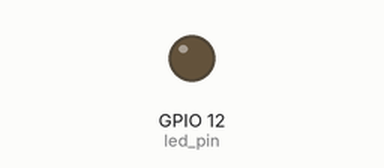
This sketch was run on a simulated ESP32. Shown: output pins drawn as LEDs (lit = HIGH). WiFi joins after 1.5 s; servers stay silent unless stated; the local clock reads 2024-03-15 10:24:30 at power-on unless the sketch sets it; the camera gives no picture; what the sketch prints to the serial monitor is not drawn.

Above: at 0.0 s.
At 1.9 s:
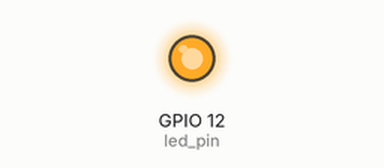
Timing chart, 0 to 3.4 s (numbered marks = the images above):
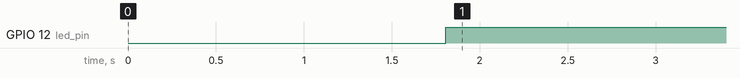

The sketch:

CameraWebServer2.ino
```cpp
#include "esp_camera.h"
#include <WiFi.h>
#include <time.h>
#include <sntp.h>


// ********* Camera and Wifi **********
#define CAMERA_MODEL_AI_THINKER // Has PSRAM
#include "camera_pins.h"
const char* ssid = "my_wifi";
const char* password = "password";


void startCameraServer();

//******** Setup NTP-server ******
const char* ntpServer1 = "pool.ntp.org";
const char* ntpServer2 = "time.nist.gov";
const long  gmtOffset_sec = 3600;
const int   daylightOffset_sec = 3600;
const char* time_zone = "CET-1CEST,M3.5.0,M10.5.0/3";


int led_pin = 12; //leds
int count;

void delayTime() {
  printLocalTime();
  count=0;
  while (count < 3600){
  count++;
  delay(1000);
  }
}

//********* GetTime from NTP-server *******
void printLocalTime()
{
  struct tm timeinfo;
  if(!getLocalTime(&timeinfo)){
    Serial.println("No time available (yet)");
    return;
  }
  Serial.println(&timeinfo, "%A, %B %d %Y %H:%M:%S");
  int timme = timeinfo.tm_hour;
  if (timme >= 8 && timme <=20){
      digitalWrite(led_pin, HIGH);
      Serial.println("Led On");
  }
  else {
      digitalWrite(led_pin, LOW);
      Serial.println("Led Off");
  }
}

void timeavailable(struct timeval *t)
{
  Serial.println("Got time adjustment from NTP!");
  printLocalTime();
}
void setup() {
 Serial.begin(115200);
 pinMode(led_pin, OUTPUT);
// ****** setup and config time *******
  sntp_set_time_sync_notification_cb( timeavailable );
  configTime(gmtOffset_sec, daylightOffset_sec, ntpServer1, ntpServer2);
  Serial.printf("Connecting to %s ", ssid);
//******* setup camera ********
  camera_config_t config;
  config.ledc_channel = LEDC_CHANNEL_0;
  config.ledc_timer = LEDC_TIMER_0;
  config.pin_d0 = Y2_GPIO_NUM;
  config.pin_d1 = Y3_GPIO_NUM;
  config.pin_d2 = Y4_GPIO_NUM;
  config.pin_d3 = Y5_GPIO_NUM;
  config.pin_d4 = Y6_GPIO_NUM;
  config.pin_d5 = Y7_GPIO_NUM;
  config.pin_d6 = Y8_GPIO_NUM;
  config.pin_d7 = Y9_GPIO_NUM;
  config.pin_xclk = XCLK_GPIO_NUM;
  config.pin_pclk = PCLK_GPIO_NUM;
  config.pin_vsync = VSYNC_GPIO_NUM;
  config.pin_href = HREF_GPIO_NUM;
  config.pin_sscb_sda = SIOD_GPIO_NUM;
  config.pin_sscb_scl = SIOC_GPIO_NUM;
  config.pin_pwdn = PWDN_GPIO_NUM;
  config.pin_reset = RESET_GPIO_NUM;
  config.xclk_freq_hz = 20000000;
  config.pixel_format = PIXFORMAT_JPEG;

  // if PSRAM IC present, init with UXGA resolution and higher JPEG quality
  //                      for larger pre-allocated frame buffer.
  if(psramFound()){
    config.frame_size = FRAMESIZE_UXGA;
    config.jpeg_quality = 10;
    config.fb_count = 2;
  } else {
    config.frame_size = FRAMESIZE_SVGA;
    config.jpeg_quality = 12;
    config.fb_count = 1;
  }

  // camera init
  esp_err_t err = esp_camera_init(&config);
  if (err != ESP_OK) {
    Serial.printf("Camera init failed with error 0x%x", err);
    return;
  }

  sensor_t * s = esp_camera_sensor_get();
  // initial sensors are flipped vertically and colors are a bit saturated
  if (s->id.PID == OV3660_PID) {
    s->set_vflip(s, 1); // flip it back
    s->set_brightness(s, 1); // up the brightness just a bit
    s->set_saturation(s, -2); // lower the saturation
  }
  // drop down frame size for higher initial frame rate
  s->set_framesize(s, FRAMESIZE_QVGA);
// ****** Start wifi *********
  WiFi.begin(ssid, password);
  while (WiFi.status() != WL_CONNECTED) {
    delay(500);
    Serial.print(".");
  }
  Serial.println("");
  Serial.println("WiFi connected");

// ****** Start camera ********
  startCameraServer();
  Serial.print("Camera Ready! Use 'http://");
  Serial.print(WiFi.localIP());
  Serial.println("' to connect");
}

void loop() {
  delayTime();
}
```

camera_pins.h
```cpp
#if defined(CAMERA_MODEL_WROVER_KIT)
#define PWDN_GPIO_NUM    -1
#define RESET_GPIO_NUM   -1
#define XCLK_GPIO_NUM    21
#define SIOD_GPIO_NUM    26
#define SIOC_GPIO_NUM    27

#define Y9_GPIO_NUM      35
#define Y8_GPIO_NUM      34
#define Y7_GPIO_NUM      39
#define Y6_GPIO_NUM      36
#define Y5_GPIO_NUM      19
#define Y4_GPIO_NUM      18
#define Y3_GPIO_NUM       5
#define Y2_GPIO_NUM       4
#define VSYNC_GPIO_NUM   25
#define HREF_GPIO_NUM    23
#define PCLK_GPIO_NUM    22

#elif defined(CAMERA_MODEL_ESP_EYE)
#define PWDN_GPIO_NUM    -1
#define RESET_GPIO_NUM   -1
#define XCLK_GPIO_NUM    4
#define SIOD_GPIO_NUM    18
#define SIOC_GPIO_NUM    23

#define Y9_GPIO_NUM      36
#define Y8_GPIO_NUM      37
#define Y7_GPIO_NUM      38
#define Y6_GPIO_NUM      39
#define Y5_GPIO_NUM      35
#define Y4_GPIO_NUM      14
#define Y3_GPIO_NUM      13
#define Y2_GPIO_NUM      34
#define VSYNC_GPIO_NUM   5
#define HREF_GPIO_NUM    27
#define PCLK_GPIO_NUM    25

#elif defined(CAMERA_MODEL_M5STACK_PSRAM)
#define PWDN_GPIO_NUM     -1
#define RESET_GPIO_NUM    15
#define XCLK_GPIO_NUM     27
#define SIOD_GPIO_NUM     25
#define SIOC_GPIO_NUM     23

#define Y9_GPIO_NUM       19
#define Y8_GPIO_NUM       36
#define Y7_GPIO_NUM       18
#define Y6_GPIO_NUM       39
#define Y5_GPIO_NUM        5
#define Y4_GPIO_NUM       34
#define Y3_GPIO_NUM       35
#define Y2_GPIO_NUM       32
#define VSYNC_GPIO_NUM    22
#define HREF_GPIO_NUM     26
#define PCLK_GPIO_NUM     21

#elif defined(CAMERA_MODEL_M5STACK_V2_PSRAM)
#define PWDN_GPIO_NUM     -1
#define RESET_GPIO_NUM    15
#define XCLK_GPIO_NUM     27
#define SIOD_GPIO_NUM     22
#define SIOC_GPIO_NUM     23

#define Y9_GPIO_NUM       19
#define Y8_GPIO_NUM       36
#define Y7_GPIO_NUM       18
#define Y6_GPIO_NUM       39
#define Y5_GPIO_NUM        5
#define Y4_GPIO_NUM       34
#define Y3_GPIO_NUM       35
#define Y2_GPIO_NUM       32
#define VSYNC_GPIO_NUM    25
#define HREF_GPIO_NUM     26
#define PCLK_GPIO_NUM     21

#elif defined(CAMERA_MODEL_M5STACK_WIDE)
#define PWDN_GPIO_NUM     -1
#define RESET_GPIO_NUM    15
#define XCLK_GPIO_NUM     27
#define SIOD_GPIO_NUM     22
#define SIOC_GPIO_NUM     23

#define Y9_GPIO_NUM       19
#define Y8_GPIO_NUM       36
#define Y7_GPIO_NUM       18
#define Y6_GPIO_NUM       39
#define Y5_GPIO_NUM        5
#define Y4_GPIO_NUM       34
#define Y3_GPIO_NUM       35
#define Y2_GPIO_NUM       32
#define VSYNC_GPIO_NUM    25
#define HREF_GPIO_NUM     26
#define PCLK_GPIO_NUM     21

#elif defined(CAMERA_MODEL_M5STACK_ESP32CAM)
#define PWDN_GPIO_NUM     -1
#define RESET_GPIO_NUM    15
#define XCLK_GPIO_NUM     27
#define SIOD_GPIO_NUM     25
#define SIOC_GPIO_NUM     23

#define Y9_GPIO_NUM       19
#define Y8_GPIO_NUM       36
#define Y7_GPIO_NUM       18
#define Y6_GPIO_NUM       39
#define Y5_GPIO_NUM        5
#define Y4_GPIO_NUM       34
#define Y3_GPIO_NUM       35
#define Y2_GPIO_NUM       17
#define VSYNC_GPIO_NUM    22
#define HREF_GPIO_NUM     26
#define PCLK_GPIO_NUM     21

#elif defined(CAMERA_MODEL_AI_THINKER)
#define PWDN_GPIO_NUM     32
#define RESET_GPIO_NUM    -1
#define XCLK_GPIO_NUM      0
#define SIOD_GPIO_NUM     26
#define SIOC_GPIO_NUM     27

#define Y9_GPIO_NUM       35
#define Y8_GPIO_NUM       34
#define Y7_GPIO_NUM       39
#define Y6_GPIO_NUM       36
#define Y5_GPIO_NUM       21
#define Y4_GPIO_NUM       19
#define Y3_GPIO_NUM       18
#define Y2_GPIO_NUM        5
#define VSYNC_GPIO_NUM    25
#define HREF_GPIO_NUM     23
#define PCLK_GPIO_NUM     22

#elif defined(CAMERA_MODEL_TTGO_T_JOURNAL)
#define PWDN_GPIO_NUM      0
#define RESET_GPIO_NUM    15
#define XCLK_GPIO_NUM     27
#define SIOD_GPIO_NUM     25
#define SIOC_GPIO_NUM     23

#define Y9_GPIO_NUM       19
#define Y8_GPIO_NUM       36
#define Y7_GPIO_NUM       18
#define Y6_GPIO_NUM       39
#define Y5_GPIO_NUM        5
#define Y4_GPIO_NUM       34
#define Y3_GPIO_NUM       35
#define Y2_GPIO_NUM       17
#define VSYNC_GPIO_NUM    22
#define HREF_GPIO_NUM     26
#define PCLK_GPIO_NUM     21

#else
#error "Camera model not selected"
#endif
```

Measured:
- by itself, GPIO 12 (led_pin): LOW → HIGH at 1.8 s
